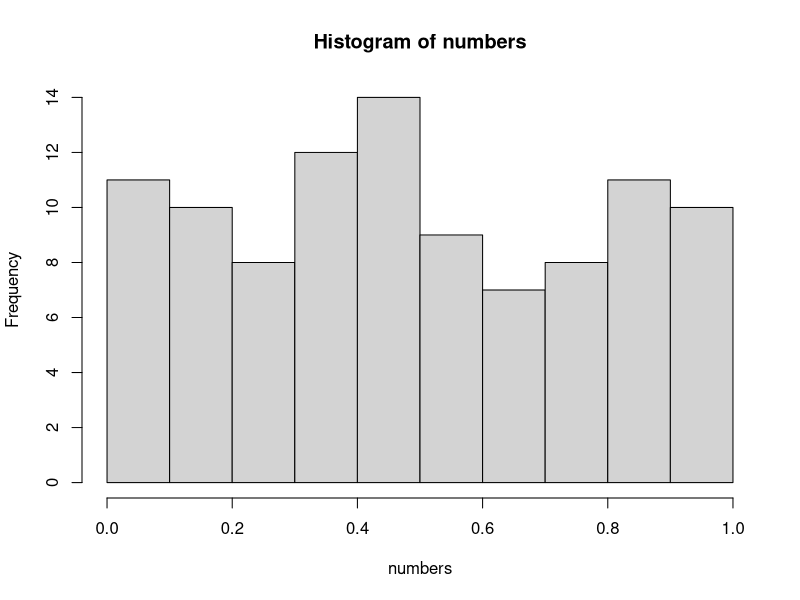

Write the R code that produced this figure.
## ---- chunk 1
library(knitr)
numbers <- runif(1:100)  # make random numbers
hist(numbers)  # show histogram of the numbers
numbers_mean <- mean(numbers)

img_url <- "![puppies](https://i.stack.imgur.com/yoXdn.png)"

letters <- c("a", "b", "c", "d")
numbers <- 1:4
df <- data.frame(letters = letters, numbers = numbers)
kable(df)
## ---- chunk 2
print(numbers)

